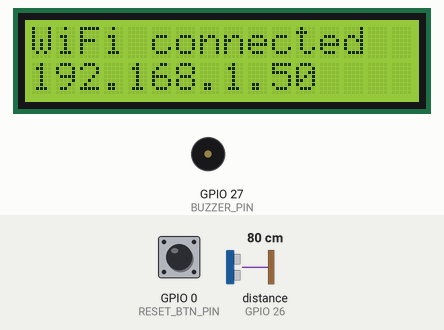
Recording of a sketch running on a simulated ESP32. Parts: 16×2 character LCD, buzzer (waves = sounding, pin HIGH). Wiring (inferred from the names in the program): ultrasonic range finder: trigger GPIO 25; echo GPIO 26. The inputs (shaded band) are chosen by the test bench; at power-on: distance to the obstacle (sensor on GPIO 26) 80 cm, GPIO 0 (RESET_BTN_PIN) HIGH. The echo pulse lasts 58.3 µs per cm; WiFi joins after 1.5 s; servers stay silent unless stated; uploads are accepted with an empty reply; pins used as bus, display or sensor lines are not drawn; what the sketch prints to the serial monitor is not drawn. At 14.4 s the program restarts the board; the recording ends there.

Above: at 2.8 s.
At 5.4 s:
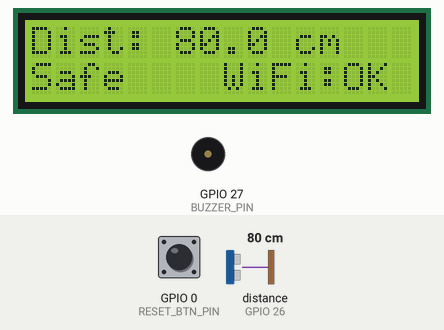
5.5 s: distance to the obstacle (sensor on GPIO 26) set to 54 cm
At 6.1 s:
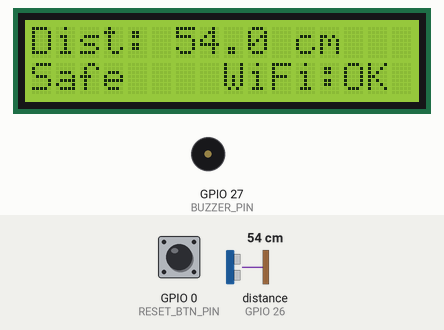
7.7 s: distance to the obstacle (sensor on GPIO 26) set to 46 cm
At 9.5 s:
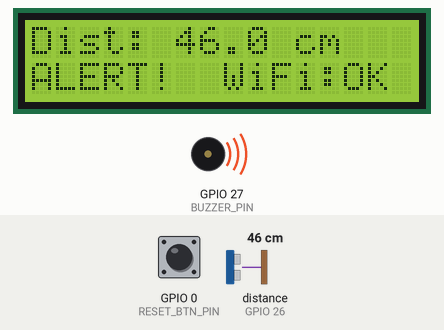
10.7 s: GPIO 0 (RESET_BTN_PIN) pulled LOW for 3.2 s
At 14.3 s:
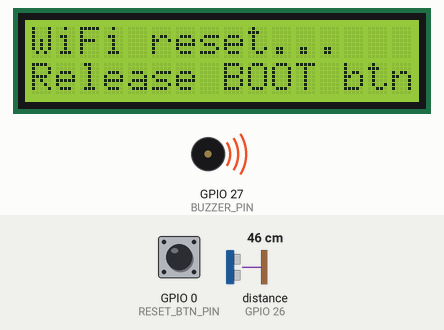
Timing chart, 0 to 14.4 s (numbered marks = the images above; inputs shaded):
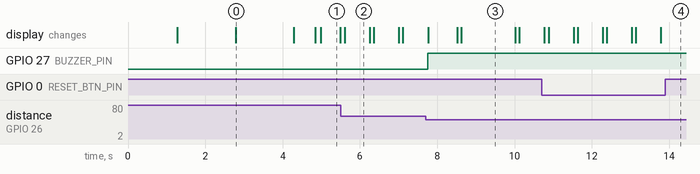

The sketch:

step2_v2_fast_events.ino
```cpp
// ESP32 Distance Monitor - Step 2 (v2: fast events)
// WiFiManager + Firebase Realtime Database (REST)
//
// New in v2:
//  - sensor read every 100 ms
//  - Firebase is updated immediately when an alarm starts/ends
//  - every alarm event is logged with closest distance + duration
//  - ALERT stays visible for 1.5 s after the object leaves
//  - live update every 1 s, controls read every 3 s
//
// Libraries (Library Manager):
//   WiFiManager (tzapu), ArduinoJson (v7), LiquidCrystal (Arduino, Adafruit)

#include <WiFi.h>
#include <WiFiManager.h>
#include <WiFiClientSecure.h>
#include <HTTPClient.h>
#include <ArduinoJson.h>
#include <LiquidCrystal.h>

// ---------------- Settings ----------------
const char* DB_URL  = "https://distance-monitor-1c7b9-default-rtdb.asia-southeast1.firebasedatabase.app";
const char* AP_NAME = "DistMon-Setup";

const unsigned long SENSOR_INTERVAL_MS  = 100;    // sensor read period
const unsigned long LIVE_INTERVAL_MS    = 1000;   // regular live update
const unsigned long CONTROL_INTERVAL_MS = 3000;   // read controls from Firebase
const unsigned long ALERT_HOLD_MS       = 1500;   // keep ALERT after object leaves

// ---------------- Pins ----------------
LiquidCrystal lcd(22, 23, 21, 19, 18, 17);        // RS, E, D4, D5, D6, D7
const int TRIG_PIN      = 25;
const int ECHO_PIN      = 26;
const int BUZZER_PIN    = 27;
const int RESET_BTN_PIN = 0;                      // BOOT button

// ---------------- Shared state (sensor loop <-> cloud task) ----------------
volatile float         g_distance      = -1;
volatile bool          g_alarm         = false;
volatile int           g_minCm         = 10;
volatile int           g_maxCm         = 50;
volatile bool          g_buzzerEnabled = true;
volatile bool          g_armed         = true;
volatile bool          g_forcePush     = false;   // push live data right now
volatile unsigned long g_eventCount    = 0;       // total alarm events since boot
volatile float         g_lastEventMin  = 0;       // closest distance of latest event

// Queue of finished alarm events waiting to be sent to /logs
struct AlarmEvent {
  float minCm;
  unsigned long durationMs;
};
const int QUEUE_SIZE = 8;
AlarmEvent g_queue[QUEUE_SIZE];
volatile int g_qHead = 0;   // written by sensor loop
volatile int g_qTail = 0;   // read by cloud task

void queuePush(float minCm, unsigned long durationMs) {
  int next = (g_qHead + 1) % QUEUE_SIZE;
  if (next == g_qTail) return;                    // queue full: drop
  g_queue[g_qHead].minCm = minCm;
  g_queue[g_qHead].durationMs = durationMs;
  g_qHead = next;
}

// ---------------- Helpers ----------------
void showMessage(const char* line1, const char* line2) {
  lcd.clear();
  lcd.setCursor(0, 0);
  lcd.print(line1);
  lcd.setCursor(0, 1);
  lcd.print(line2);
}

void configModeCallback(WiFiManager* wm) {
  showMessage("Connect phone to", AP_NAME);
}

float readDistanceCm() {
  digitalWrite(TRIG_PIN, LOW);
  delayMicroseconds(2);
  digitalWrite(TRIG_PIN, HIGH);
  delayMicroseconds(10);
  digitalWrite(TRIG_PIN, LOW);

  long duration = pulseIn(ECHO_PIN, HIGH, 30000);
  if (duration == 0) return -1;
  return duration * 0.0343 / 2.0;
}

const char* statusLabel() {                       // shown on LCD
  if (!g_armed) return "Disarmed";
  if (g_distance < 0) return "No echo";
  if (g_alarm) return "ALERT!";
  return "Safe";
}

const char* statusKey() {                         // sent to Firebase
  if (!g_armed) return "disarmed";
  if (g_alarm) return "alert";
  if (g_distance < 0) return "nosensor";
  return "safe";
}

void updateLcd(float d) {
  char buf[17];
  char out[17];

  if (d < 0) strcpy(buf, "Dist: -- cm");
  else snprintf(buf, sizeof(buf), "Dist: %.1f cm", d);
  snprintf(out, sizeof(out), "%-16s", buf);
  lcd.setCursor(0, 0);
  lcd.print(out);

  bool wifiOk = (WiFi.status() == WL_CONNECTED);
  snprintf(out, sizeof(out), "%-8s%s", statusLabel(), wifiOk ? "WiFi:OK" : "No WiFi");
  lcd.setCursor(0, 1);
  lcd.print(out);
}

// Hold BOOT button for 3 seconds to forget saved WiFi
void handleResetButton() {
  static unsigned long pressedAt = 0;
  if (digitalRead(RESET_BTN_PIN) == LOW) {
    if (pressedAt == 0) pressedAt = millis();
    if (millis() - pressedAt > 3000) {
      showMessage("WiFi reset...", "Release BOOT btn");
      WiFiManager wm;
      wm.resetSettings();
      while (digitalRead(RESET_BTN_PIN) == LOW) delay(50);
      delay(500);
      ESP.restart();
    }
  } else {
    pressedAt = 0;
  }
}

// ---------------- Firebase (REST, connection reused) ----------------
WiFiClientSecure g_client;
HTTPClient g_http;

// path must already contain ".json" (and optional query)
bool firebaseRequest(const char* method, const String& path, const String& body, String* response = nullptr) {
  for (int attempt = 0; attempt < 2; attempt++) {
    g_client.setInsecure();                       // OK for a college project
    if (!g_http.begin(g_client, String(DB_URL) + path)) return false;
    g_http.setReuse(true);
    g_http.setTimeout(5000);
    g_http.addHeader("Content-Type", "application/json");
    int code = g_http.sendRequest(method, body);
    if (response && code > 0) *response = g_http.getString();
    g_http.end();
    if (code > 0) return code >= 200 && code < 300;
    g_client.stop();                              // connection broke: retry once
  }
  return false;
}

void pushLive() {
  char body[260];
  snprintf(body, sizeof(body),
           "{\"distance\":%.1f,\"status\":\"%s\",\"rssi\":%d,\"uptime\":%lu,"
           "\"events\":%lu,\"lastEventMin\":%.1f,\"ts\":{\".sv\":\"timestamp\"}}",
           (float)g_distance, statusKey(), WiFi.RSSI(), millis() / 1000,
           (unsigned long)g_eventCount, (float)g_lastEventMin);
  firebaseRequest("PUT", "/live.json?print=silent", body);
}

void pullControl() {
  String res;
  if (!firebaseRequest("GET", "/control.json", "", &res)) return;

  if (res == "null") {                            // first run: create defaults
    firebaseRequest("PUT", "/control.json?print=silent",
                    "{\"minCm\":10,\"maxCm\":50,\"buzzerEnabled\":true,\"armed\":true}");
    return;
  }

  JsonDocument doc;
  if (deserializeJson(doc, res)) return;

  int mn = doc["minCm"] | 10;
  int mx = doc["maxCm"] | 50;
  if (mn >= 0 && mx > mn && mx <= 400) {
    g_minCm = mn;
    g_maxCm = mx;
  }
  g_buzzerEnabled = doc["buzzerEnabled"] | true;
  g_armed         = doc["armed"] | true;
}

void pushLogs() {
  while (g_qTail != g_qHead) {
    AlarmEvent e = g_queue[g_qTail];
    char body[160];
    snprintf(body, sizeof(body),
             "{\"minDistance\":%.1f,\"durationMs\":%lu,\"ts\":{\".sv\":\"timestamp\"}}",
             e.minCm, e.durationMs);
    if (!firebaseRequest("POST", "/logs.json?print=silent", body)) break;
    g_qTail = (g_qTail + 1) % QUEUE_SIZE;
  }
}

// Runs on the other core so sensor + buzzer never wait for the network
void cloudTask(void* param) {
  unsigned long lastLive = 0;
  unsigned long lastControl = 0;

  for (;;) {
    if (WiFi.status() == WL_CONNECTED) {
      unsigned long now = millis();

      if (g_forcePush || now - lastLive >= LIVE_INTERVAL_MS) {
        g_forcePush = false;
        pushLive();
        lastLive = millis();
      }

      pushLogs();

      if (now - lastControl >= CONTROL_INTERVAL_MS) {
        pullControl();
        lastControl = millis();
      }
    } else {
      WiFi.reconnect();
      vTaskDelay(2000 / portTICK_PERIOD_MS);
    }
    vTaskDelay(50 / portTICK_PERIOD_MS);
  }
}

// ---------------- Arduino entry points ----------------
void setup() {
  Serial.begin(115200);

  pinMode(TRIG_PIN, OUTPUT);
  pinMode(ECHO_PIN, INPUT);
  pinMode(BUZZER_PIN, OUTPUT);
  digitalWrite(BUZZER_PIN, LOW);
  pinMode(RESET_BTN_PIN, INPUT_PULLUP);

  lcd.begin(16, 2);
  showMessage("Distance Monitor", "Starting...");
  delay(1200);

  showMessage("WiFi connecting", "Please wait...");
  WiFiManager wm;
  wm.setAPCallback(configModeCallback);
  wm.setConfigPortalTimeout(180);                 // give up after 3 minutes

  if (wm.autoConnect(AP_NAME)) {
    showMessage("WiFi connected", WiFi.localIP().toString().c_str());
  } else {
    WiFi.mode(WIFI_STA);
    WiFi.begin();
    showMessage("Offline mode", "Local alarm only");
  }
  delay(1500);

  WiFi.setAutoReconnect(true);
  xTaskCreatePinnedToCore(cloudTask, "cloud", 12288, NULL, 1, NULL, 0);
}

void loop() {
  static bool          eventActive = false;
  static unsigned long eventStart  = 0;
  static unsigned long lastInRange = 0;
  static unsigned long holdUntil   = 0;
  static float         eventMin    = 0;

  handleResetButton();

  float d = readDistanceCm();
  g_distance = d;
  unsigned long now = millis();

  bool inRange = g_armed && (d >= 0) && (d >= g_minCm) && (d <= g_maxCm);
  if (inRange) {
    holdUntil = now + ALERT_HOLD_MS;
    lastInRange = now;
  }
  bool alarm = g_armed && (inRange || now < holdUntil);

  // Event start
  if (alarm && !eventActive) {
    eventActive = true;
    eventStart  = now;
    eventMin    = d;
    g_eventCount = g_eventCount + 1;
    g_lastEventMin = d;
  }

  // Track closest distance during the event
  if (eventActive && inRange && d < eventMin) {
    eventMin = d;
    g_lastEventMin = d;
  }

  // Event end -> queue a log entry
  if (!alarm && eventActive) {
    eventActive = false;
    unsigned long dur = lastInRange - eventStart;
    if (dur < SENSOR_INTERVAL_MS) dur = SENSOR_INTERVAL_MS;
    queuePush(eventMin, dur);
  }

  // Tell the cloud task right away if the alarm state changed
  bool changed = (alarm != g_alarm);
  g_alarm = alarm;
  if (changed) g_forcePush = true;

  digitalWrite(BUZZER_PIN, (alarm && g_buzzerEnabled) ? HIGH : LOW);
  updateLcd(d);

  Serial.print("Distance: ");
  Serial.print(d, 1);
  Serial.print(" cm | status: ");
  Serial.println(statusKey());

  delay(SENSOR_INTERVAL_MS);
}
```

Measured:
- the behaviour switches between 51 and 50 cm on distance to the obstacle (sensor on GPIO 26) (found by bisection; images 2 and 3)
- after the input at 7.7 s, GPIO 27 (BUZZER_PIN): LOW → HIGH after 0.06 s; the display: changes after 0.06 s (image 3)
- after the input at 10.7 s, the display: first differs from a run without the input after 3.1 s (image 4)
- what the display in image 0 shows lasts 1.5 s, from 2.8 s to 4.3 s
- what the display in image 1 shows lasts 0.5 s, from 5.0 s to 5.5 s
- what the display in image 2 shows lasts 0.7 s, from 5.6 s to 6.3 s
- what the display in image 3 shows lasts 1.4 s, from 8.6 s to 10.0 s
